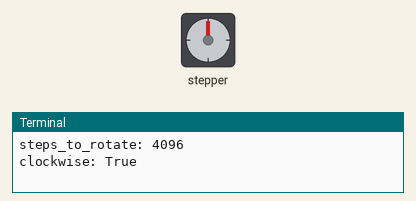
Simulated run of this program. Board: Raspberry Pi (BCM pin numbers). Parts: stepper motor, the last lines printed to the terminal. The stepper is drawn at 2048 steps a turn. At 13.4 s the program stops and its outputs stay as they are.

Above: at 0.15 s.
At 3.77 s:
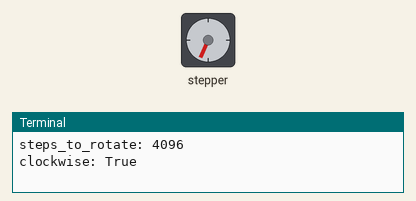
At 8.3 s:
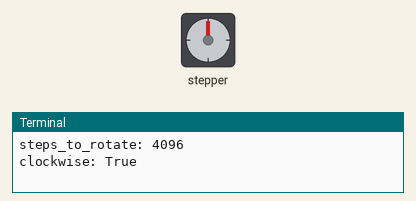
At 13.5 s:
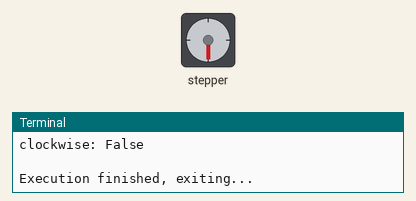
Timing chart, 0 to 14.9 s (numbered marks = the images above):
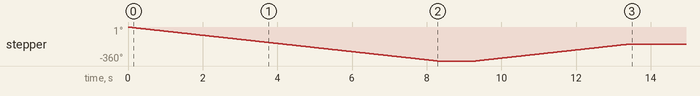

Measured:
- by itself, stepper: turns 360° counter-clockwise in 8.3 s, then 180° clockwise in 4.1 s

The program:

motor_class.py
```python
#!/usr/bin/python3
from gpiozero import OutputDevice
import time, math


class StepperMotor():
    def __init__(self, motor_pins: list, step_sleep = 0.002, full_rotation = 4096) -> None:
        '''
        Class for controlling a stepper motor

        Parameters:
        - motor_pins (gpiozero.OutputDevice list): A list containing the 4 output pins to the stepper motor. Example: [in1, in2, in3, in4]
        - step_sleep (int): The time, in seconds, to sleep between motor steps. Be careful lowering this too much, at some point you run into the mechanical limitation of how quick the motor can move. Default = 0.002
        - full_rotation (int): Steps for a full rotation. Default = 4096
        '''

        self.motor_pins = motor_pins
        self.step_sleep = step_sleep
        self.full_rotation = full_rotation

        # Defining stepper motor sequence (Found in documentation <http://www.4tronix.co.uk/arduino/Stepper-Motors.php>)
        self.step_sequence = [[0,0,0,1],
                              [0,0,1,1],
                              [0,0,1,0],
                              [0,1,1,0],
                              [0,1,0,0],
                              [1,1,0,0],
                              [1,0,0,0],
                              [1,0,0,1]]
        self.motor_step_counter = 0 # Used to keep count of where the motor is located in the step_sequence


    def stop(self) -> None:
        ''' Helper function for turning all pins off'''
        for pin in self.motor_pins:
            pin.off()


    def step_motor(self, step_count: int, direction: bool) -> None:
        '''
        Step motor the given number of steps in the given direction

        Parameters:
        - step_count (int): Number of steps the motor should perform
        - direction (bool): True for clockwise rotation, false for counter-clockwise rotation
        '''

        try:
            for _ in range(step_count):
                for pin, value in zip(self.motor_pins, self.step_sequence[self.motor_step_counter]):
                    pin.value = value
                if direction:
                    self.motor_step_counter = (self.motor_step_counter + 1) % 8
                else:
                    self.motor_step_counter = (self.motor_step_counter - 1) % 8
                time.sleep(self.step_sleep)

        except KeyboardInterrupt:
            self.stop()
            exit(1)


    def rotate_motor_deg(self, deg: float):
        '''
        Rotate the motor a given amount of degrees

        Parameters:
        - deg (int): Number of degrees to rotate. Positive for clockwise rotation, negative for counter-clockwise rotation.
        '''

        if deg > 0: clockwise = True
        else: clockwise = False

        steps_to_rotate = abs(int((deg/360) * self.full_rotation))

        print(f"steps_to_rotate: {steps_to_rotate}\nclockwise: {clockwise}\n")
        self.step_motor(steps_to_rotate, clockwise)


    def rotate_motor_rad(self, rad: float):
        '''
        Rotate the motor a given amount of radians

        Parameters:
        - rad (int): Number of radians to rotate. Positive for clockwise rotation, negative for counter-clockwise rotation.
        '''

        deg_to_rotate = math.degrees(rad)
        self.rotate_motor_deg(deg_to_rotate)


def main():
    # Define motor output pins
    in1 = OutputDevice(16)
    in2 = OutputDevice(19)
    in3 = OutputDevice(20)
    in4 = OutputDevice(26)

    # Initialize motor
    motor = StepperMotor([in1, in2, in3, in4])

    # Run motor full rotation clockwise
    # motor.rotate_motor_deg(360)
    motor.rotate_motor_rad(2 * math.pi)

    # Sleep for 1 second
    time.sleep(1)

    # Run motor half rotation counter-clockwise
    # motor.rotate_motor_deg(-180)
    motor.rotate_motor_rad(-1 * math.pi)

    # Exit program
    motor.stop()
    print("Execution finished, exiting...")
    exit()


if __name__ == "__main__":
    main()
```
